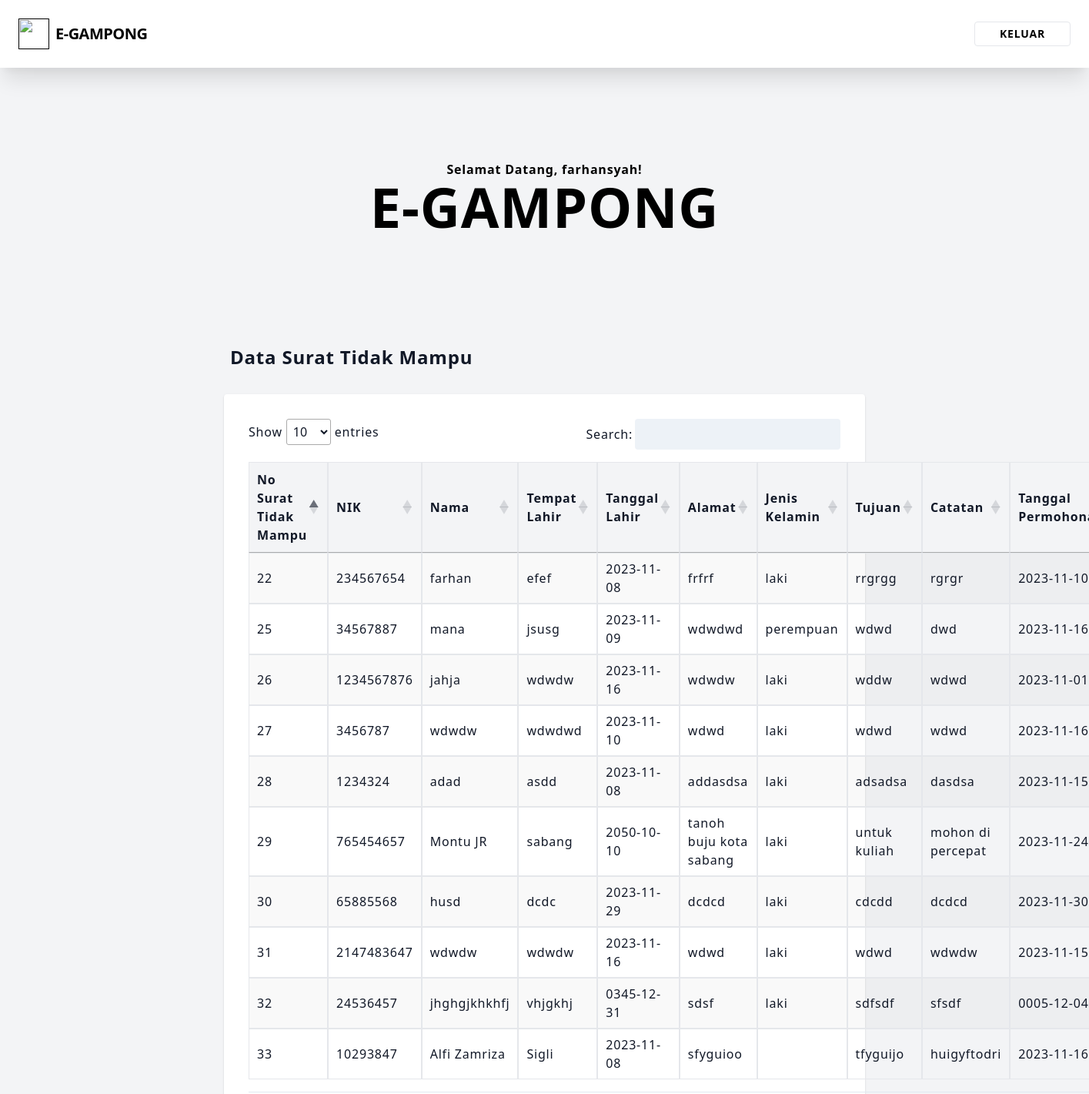
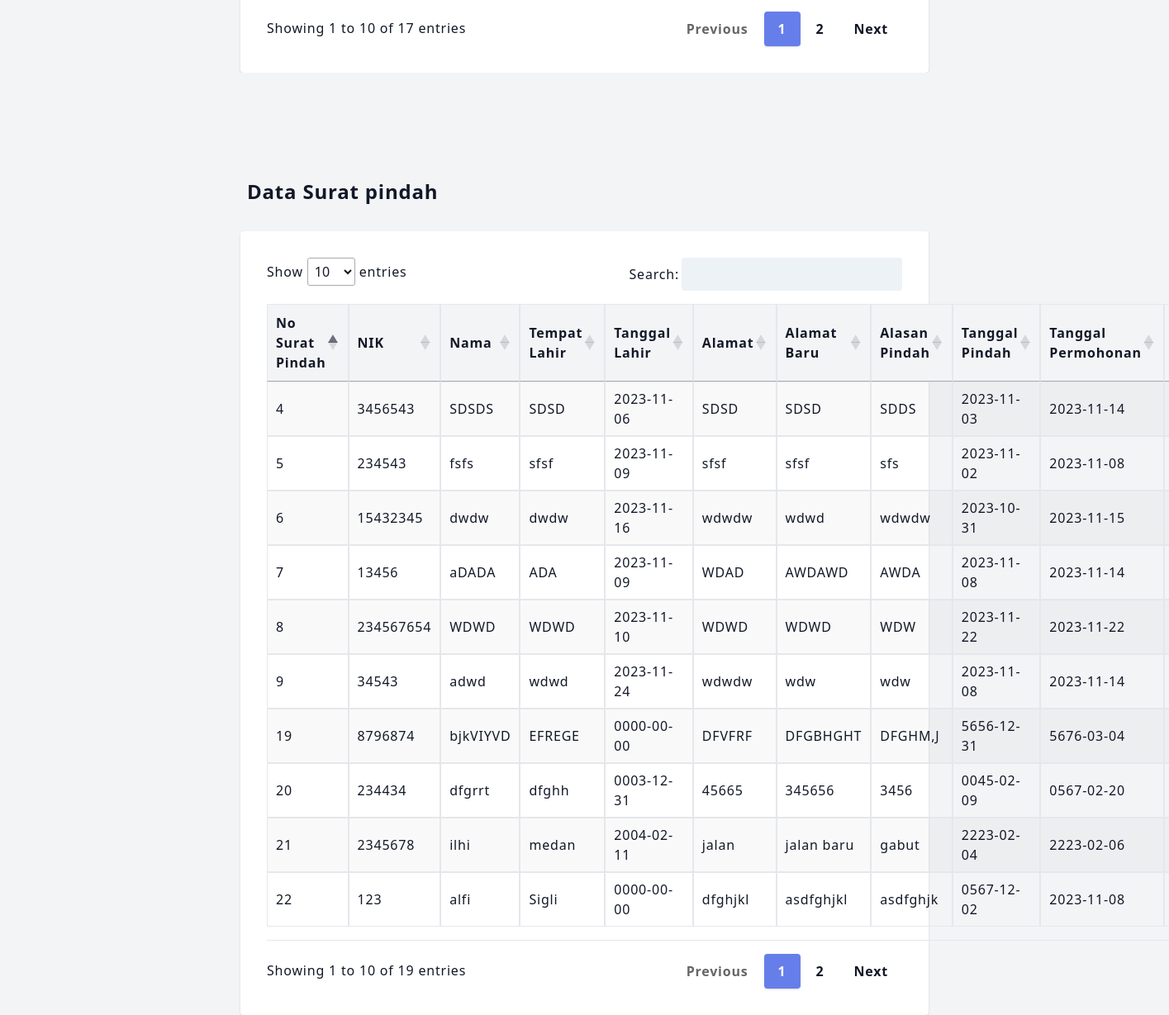
/admin.php (signed in), run on the app's committed database (2 pictures, top to bottom).
### tables this page shows
CREATE TABLE `surat_tidak_mampu` (
  `No_Surat_Tidak_Mampu` int(5) NOT NULL,
  `NIK` int(16) NOT NULL,
  `Nama` varchar(30) NOT NULL,
  `Tempat_Lahir` varchar(20) NOT NULL,
  `Tanggal_Lahir` date NOT NULL,
  `Alamat` text NOT NULL,
  `JK` varchar(10) NOT NULL,
  `Tujuan` varchar(100) NOT NULL,
  `Catatan` text NOT NULL,
  `Tgl_permohonan` date NOT NULL,
  `Tgl_cetak` date NOT NULL,
  `id_user` int(11) NOT NULL,
  `status` int(11) NOT NULL
);

CREATE TABLE `surat_pindah` (
  `No_Surat_Pindah` int(5) NOT NULL,
  `NIK` int(16) NOT NULL,
  `Nama` varchar(30) NOT NULL,
  `Tempat_Lahir` varchar(20) NOT NULL,
  `Tanggal_Lahir` date NOT NULL,
  `Alamat` varchar(255) NOT NULL,
  `Alamat_baru` varchar(255) NOT NULL,
  `Alasan_pindah` varchar(100) NOT NULL,
  `Tgl_pindah` date NOT NULL,
  `Tgl_permohonan` date NOT NULL,
  `Tgl_cetak` date NOT NULL,
  `id_user` int(11) NOT NULL,
  `status` int(11) NOT NULL
);

### src/admin.php (the view, shortened to what this page needs)
<?php
$servername = "localhost";
$username = "root";
$password = "";
$database = "egampong";
$conn = new mysqli($servername, $username, $password, $database);
$query_surat_tidak_mampu = "SELECT * FROM surat_tidak_mampu";
$result_surat_tidak_mampu = $conn->query($query_surat_tidak_mampu);
$query_surat_pindah = "SELECT * FROM surat_pindah";
$result_surat_pindah = $conn->query($query_surat_pindah);
?>
<!DOCTYPE html>
<html lang="en" class="antialiased">
<head>
    <link href="https://unpkg.com/tailwindcss@2.2.19/dist/tailwind.min.css" rel=" stylesheet">
    <link href="https://cdn.datatables.net/1.10.19/css/jquery.dataTables.min.css" rel="stylesheet">
    <link href="https://cdn.datatables.net/responsive/2.2.3/css/responsive.dataTables.min.css" rel="stylesheet">
</head>
<body class="bg-gray-100  tracking-wider leading-normal">
    <nav class="shadow-xl fixed top-0 left-0 right-0 flex items-center
            justify-between
            flex-wrap bg-white p-6">
        <a href="">
            <div class="flex items-center flex-shrink-0 text-teal-800
                        mr-6">
                <img src="Image/LOGO.png" class="fill-current h-10 w-10
                            mr-2" width="54" height="54" viewBox="0 0 54 54">
                <span class=" font-bold text-teal-800 text-xl tracking-tight">E-GAMPONG</span>
            </div>
        </a>
        <div>
            <a href="keluar.php" class="font-bold inline-block text-sm px-8
                    py-2
                    leading-none border rounded text-teal-800 border-teal-800
                    hover:border-transparent hover:text-black hover:bg-teal-800
                    mt-1 lg:mt-0">KELUAR</a>
        </div>
    </nav>
    <div>
        <div class="container w-full md:w-4/5 xl:w-3/5 mx-auto px-2">
            <div class="pt-28 ml-auto">
                <div class="lg:w-2/3 text-center mx-auto">
                    <h2 class="text-primary font-bold dark:text-teal-900">Selamat Datang, <?php echo $_SESSION['Nama_admin']; ?>!</h2>
                    <h1 class="text-teal-800 font-bold
                            text-5xl md:text-6xl xl:text-7xl">E-GAMPONG</h1>
                </div>
            </div>
        </div>
    </div>
    <div class="bg-gray-100 text-gray-900 tracking-wider leading-normal">
        <div class="container w-full md:w-4/5 xl:w-3/5 mx-auto px-2 z">
            <h1 class="flex pt-36 items-center font-sans font-bold break-normal
                text-teal-800 px-2 py-8 text-xl md:text-2xl">
                Data Surat Tidak Mampu
            </h1>
            <div id='recipients' class="p-8 mt-6 lg:mt-0 rounded shadow
                bg-white">
                <table id="example" class="z-auto stripe hover mt-8" style="width:100%;
                    padding-top: 1em; padding-bottom: 1em;">
                    <thead>
                        <th class="border bg-gray-100 px-4 py-2">No Surat Tidak Mampu</th>
                        <th class="border bg-gray-100 px-4 py-2">NIK</th>
                        <th class="border bg-gray-100 px-4 py-2">Nama</th>
                        <th class="border bg-gray-100 px-4 py-2">Tempat Lahir</th>
                        <th class="border bg-gray-100 px-4 py-2">Tanggal Lahir</th>
                        <th class="border bg-gray-100 px-4 py-2">Alamat</th>
                        <th class="border bg-gray-100 px-4 py-2">Jenis Kelamin</th>
                        <th class="border bg-gray-100 px-4 py-2">Tujuan</th>
                        <th class="border bg-gray-100 px-4 py-2">Catatan</th>
                        <th class="border bg-gray-100 px-4 py-2">Tanggal Permohonan</th>
                    </thead>
                    <tbody>
                        <?php
                        while ($row = $result_surat_tidak_mampu->fetch_assoc()) {
                            echo "<tr>";
                            echo "<td class='border px-4 py-2'>" . $row['No_Surat_Tidak_Mampu'] . "</td>";
                            echo "<td class='border px-4 py-2'>" . $row['NIK'] . "</td>";
                            echo "<td class='border px-4 py-2'>" . $row['Nama'] . "</td>";
                            echo "<td class='border px-4 py-2'>" . $row['Tempat_Lahir'] . "</td>";
                            echo "<td class='border px-4 py-2'>" . $row['Tanggal_Lahir'] . "</td>";
                            echo "<td class='border px-4 py-2'>" . $row['Alamat'] . "</td>";
                            echo "<td class='border px-4 py-2'>" . $row['JK'] . "</td>";
                            echo "<td class='border px-4 py-2'>" . $row['Tujuan'] . "</td>";
                            echo "<td class='border px-4 py-2'>" . $row['Catatan'] . "</td>";
                            echo "<td class='border px-4 py-2'>" . $row['Tgl_permohonan'] . "</td>";
                            echo "</tr>";
                        }
                        ?>
                    </tbody>
                </table>
            </div>
        </div>
    </div>
    <div class="bg-gray-100 pt-24 text-gray-900 tracking-wider leading-normal">
        <div class="container w-full md:w-4/5 xl:w-3/5 mx-auto px-2">
            <h1 class="flex items-center font-sans font-bold break-normal
                text-teal-800 px-2 py-8 text-xl md:text-2xl">
                Data Surat pindah
            </h1>
            <div id='recipients' class="p-8 mt-6 lg:mt-0 rounded shadow
                bg-white">
                <table id="example2" class="stripe hover" style="width:100%;
                    padding-top: 1em; padding-bottom: 1em;">
                    <thead>
                        <tr>
                            <th class="border bg-gray-100 px-4 py-2">No Surat Pindah</th>
                            <th class="border bg-gray-100 px-4 py-2">NIK</th>
                            <th class="border bg-gray-100 px-4 py-2">Nama</th>
                            <th class="border bg-gray-100 px-4 py-2">Tempat Lahir</th>
                            <th class="border bg-gray-100 px-4 py-2">Tanggal Lahir</th>
                            <th class="border bg-gray-100 px-4 py-2">Alamat</th>
                            <th class="border bg-gray-100 px-4 py-2">Alamat Baru</th>
                            <th class="border bg-gray-100 px-4 py-2">Alasan Pindah</th>
                            <th class="border bg-gray-100 px-4 py-2">Tanggal Pindah</th>
                            <th class="border bg-gray-100 px-4 py-2">Tanggal Permohonan</th>
                            <th class="border bg-gray-100 px-4 py-2">Tanggal Cetak</th>
                        </tr>
                    </thead>
                    <tbody>
                        <?php
                        while ($row = $result_surat_pindah->fetch_assoc()) {
                            echo "<tr>";
                            echo "<td class='border px-4 py-2'>" . $row['No_Surat_Pindah'] . "</td>";
                            echo "<td class='border px-4 py-2'>" . $row['NIK'] . "</td>";
                            echo "<td class='border px-4 py-2'>" . $row['Nama'] . "</td>";
                            echo "<td class='border px-4 py-2'>" . $row['Tempat_Lahir'] . "</td>";
                            echo "<td class='border px-4 py-2'>" . $row['Tanggal_Lahir'] . "</td>";
                            echo "<td class='border px-4 py-2'>" . $row['Alamat'] . "</td>";
                            echo "<td class='border px-4 py-2'>" . $row['Alamat_baru'] . "</td>";
                            echo "<td class='border px-4 py-2'>" . $row['Alasan_pindah'] . "</td>";
                            echo "<td class='border px-4 py-2'>" . $row['Tgl_pindah'] . "</td>";
                            echo "<td class='border px-4 py-2'>" . $row['Tgl_permohonan'] . "</td>";
                            echo "<td class='border px-4 py-2'>" . $row['Tgl_cetak'] . "</td>";
                            echo "</tr>";
                        }
                        ?>
                    </tbody>
                </table>
            </div>
        </div>
    </div>
</body>
</html>

### src/admin.php (style rules this page uses)
nav { position: fixed; width: 100%; z-index: 1000; }
table.dataTable.no-footer { border-bottom: 1px solid #e2e8f0; margin-top: 0.75em; margin-bottom: 0.75em; }
body { padding-top: 6rem; }

### data on the page
surat_tidak_mampu: No_Surat_Tidak_Mampu "22", NIK "234567654", Nama "farhan", Tempat_Lahir "efef", Tanggal_Lahir "2023-11-08", Alamat "frfrf", JK "laki", Tujuan "rrgrgg", Catatan "rgrgr", Tgl_permohonan "2023-11-10"
surat_tidak_mampu: No_Surat_Tidak_Mampu "25", NIK "34567887", Nama "mana", Tempat_Lahir "jsusg", Tanggal_Lahir "2023-11-09", Alamat "wdwdwd", JK "perempuan", Tujuan "wdwd", Catatan "dwd", Tgl_permohonan "2023-11-16"
surat_tidak_mampu: No_Surat_Tidak_Mampu "26", NIK "1234567876", Nama "jahja", Tempat_Lahir "wdwdw", Tanggal_Lahir "2023-11-16", Alamat "wdwdw", JK "laki", Tujuan "wddw", Catatan "wdwd", Tgl_permohonan "2023-11-01"
surat_tidak_mampu: No_Surat_Tidak_Mampu "27", NIK "3456787", Nama "wdwdw", Tempat_Lahir "wdwdwd", Tanggal_Lahir "2023-11-10", Alamat "wdwd", JK "laki", Tujuan "wdwd", Catatan "wdwd", Tgl_permohonan "2023-11-16"
surat_tidak_mampu: No_Surat_Tidak_Mampu "28", NIK "1234324", Nama "adad", Tempat_Lahir "asdd", Tanggal_Lahir "2023-11-08", Alamat "addasdsa", JK "laki", Tujuan "adsadsa", Catatan "dasdsa", Tgl_permohonan "2023-11-15"
surat_tidak_mampu: No_Surat_Tidak_Mampu "29", NIK "765454657", Nama "Montu JR", Tempat_Lahir "sabang", Tanggal_Lahir "2050-10-10", Alamat "tanoh buju kota sabang", JK "laki", Tujuan "untuk kuliah", Catatan "mohon di percepat", Tgl_permohonan "2023-11-24"
surat_tidak_mampu: No_Surat_Tidak_Mampu "30", NIK "65885568", Nama "husd", Tempat_Lahir "dcdc", Tanggal_Lahir "2023-11-29", Alamat "dcdcd", JK "laki", Tujuan "cdcdd", Catatan "dcdcd", Tgl_permohonan "2023-11-30"
surat_tidak_mampu: No_Surat_Tidak_Mampu "31", NIK "2147483647", Nama "wdwdw", Tempat_Lahir "wdwdw", Tanggal_Lahir "2023-11-16", Alamat "wdwd", JK "laki", Tujuan "wdwd", Catatan "wdwdw", Tgl_permohonan "2023-11-15"
surat_tidak_mampu: No_Surat_Tidak_Mampu "32", NIK "24536457", Nama "jhghgjkhkhfj", Tempat_Lahir "vhjgkhj", Tanggal_Lahir "0345-12-31", Alamat "sdsf", JK "laki", Tujuan "sdfsdf", Catatan "sfsdf", Tgl_permohonan "0005-12-04"
surat_tidak_mampu: No_Surat_Tidak_Mampu "33", NIK "10293847", Nama "Alfi Zamriza", Tempat_Lahir "Sigli", Tanggal_Lahir "2023-11-08", Alamat "sfyguioo", Tujuan "tfyguijo", Catatan "huigyftodri", Tgl_permohonan "2023-11-16"
surat_pindah: No_Surat_Pindah "4", NIK "3456543", Nama "SDSDS", Tempat_Lahir "SDSD", Tanggal_Lahir "2023-11-06", Alamat "SDSD", Alamat_baru "SDSD", Alasan_pindah "SDDS", Tgl_pindah "2023-11-03", Tgl_permohonan "2023-11-14"
surat_pindah: No_Surat_Pindah "5", NIK "234543", Nama "fsfs", Tempat_Lahir "sfsf", Tanggal_Lahir "2023-11-09", Alamat "sfsf", Alamat_baru "sfsf", Alasan_pindah "sfs", Tgl_pindah "2023-11-02", Tgl_permohonan "2023-11-08"
surat_pindah: No_Surat_Pindah "6", NIK "15432345", Nama "dwdw", Tempat_Lahir "dwdw", Tanggal_Lahir "2023-11-16", Alamat "wdwdw", Alamat_baru "wdwd", Alasan_pindah "wdwdw", Tgl_pindah "2023-10-31", Tgl_permohonan "2023-11-15"
surat_pindah: No_Surat_Pindah "7", NIK "13456", Nama "aDADA", Tempat_Lahir "ADA", Tanggal_Lahir "2023-11-09", Alamat "WDAD", Alamat_baru "AWDAWD", Alasan_pindah "AWDA", Tgl_pindah "2023-11-08", Tgl_permohonan "2023-11-14"
surat_pindah: No_Surat_Pindah "8", NIK "234567654", Nama "WDWD", Tempat_Lahir "WDWD", Tanggal_Lahir "2023-11-10", Alamat "WDWD", Alamat_baru "WDWD", Alasan_pindah "WDW", Tgl_pindah "2023-11-22", Tgl_permohonan "2023-11-22"
surat_pindah: No_Surat_Pindah "9", NIK "34543", Nama "adwd", Tempat_Lahir "wdwd", Tanggal_Lahir "2023-11-24", Alamat "wdwdw", Alamat_baru "wdw", Alasan_pindah "wdw", Tgl_pindah "2023-11-08", Tgl_permohonan "2023-11-14"
surat_pindah: No_Surat_Pindah "19", NIK "8796874", Nama "bjkVIYVD", Tempat_Lahir "EFREGE", Tanggal_Lahir "0000-00-00", Alamat "DFVFRF", Alamat_baru "DFGBHGHT", Alasan_pindah "DFGHM,J", Tgl_pindah "5656-12-31", Tgl_permohonan "5676-03-04"
surat_pindah: No_Surat_Pindah "20", NIK "234434", Nama "dfgrrt", Tempat_Lahir "dfghh", Tanggal_Lahir "0003-12-31", Alamat "45665", Alamat_baru "345656", Alasan_pindah "3456", Tgl_pindah "0045-02-09", Tgl_permohonan "0567-02-20"
surat_pindah: No_Surat_Pindah "21", NIK "2345678", Nama "ilhi", Tempat_Lahir "medan", Tanggal_Lahir "2004-02-11", Alamat "jalan", Alamat_baru "jalan baru", Alasan_pindah "gabut", Tgl_pindah "2223-02-04", Tgl_permohonan "2223-02-06"
surat_pindah: No_Surat_Pindah "22", NIK "123", Nama "alfi", Tempat_Lahir "Sigli", Tanggal_Lahir "0000-00-00", Alamat "dfghjkl", Alamat_baru "asdfghjkl", Alasan_pindah "asdfghjk", Tgl_pindah "0567-12-02", Tgl_permohonan "2023-11-08"

### other printed values
$_SESSION['Nama_admin'] "farhansyah"
